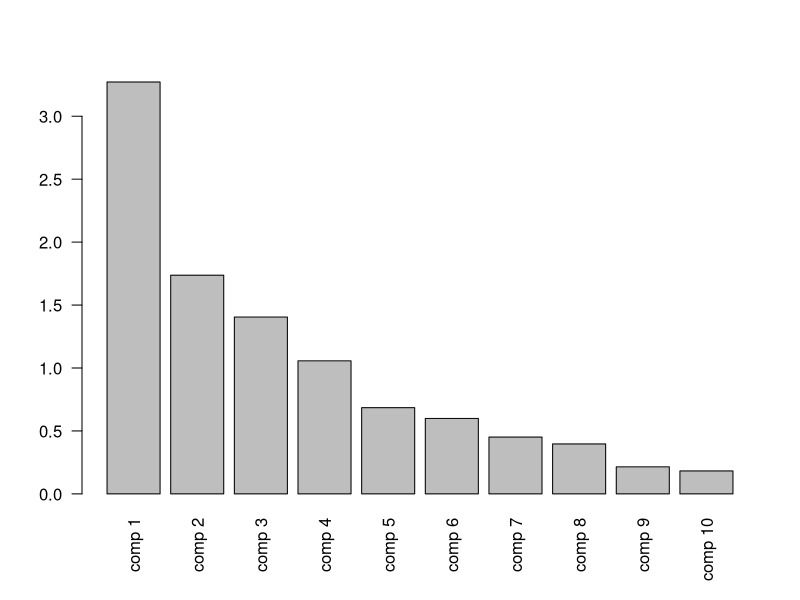

Source code (R):
# L’analyse multivariée va permettre notamment de résumer les liaisons entre les variables et d’identifier 
# des groupes d’individus aux profils de performances similaires. 
# Les variables actives sont ici celles indiquant les résultats aux épreuves. 
# En effet, nous sommes intéressés par la mise en évidence des différents profils de performances, 
# qui sont uniquement déterminés par les résultats aux 10 épreuves. 
# Les variables Nombres de points et Classement se déduisent des résultats aux épreuves et n’apportent donc pas d’information supplémentaire. 
# Aussi, la variable Epreuve ne caractérise pas les performances de l’athlète. 
# Ainsi, on considèrera les variables Nombre de points, Classement et Epreuve comme des variables supplémentaires (illustratives). 
# Ici nous appliquons une ACP car les variables actives sont toutes quantitatives. 
# Les variables actives n’ayant pas les mêmes unités, il s’impose d’effectuer une ACP réduite.

# Définir le répertoire de travail comme celui du script
setwd(dirname(rstudioapi::getSourceEditorContext()$path))

decathlon<-read.table("./decathlon/decathlon.txt", 
                       stringsAsFactors = TRUE)

# install.packages("FactoMineR")
library(FactoMineR)

# on effectue l'ACP (réduite et avec 5 dimensions par défaut)
res.pca <- PCA(decathlon,
               quanti.sup = c(11: 12),
               quali.sup = c(13),
               graph = FALSE)

# export des résultats dans un fichier
write.infile(res.pca, file = "./resultats_ACP.csv")

#valeurs propres
res.pca$eig

barplot(res.pca$eig[,1], las = 2)
